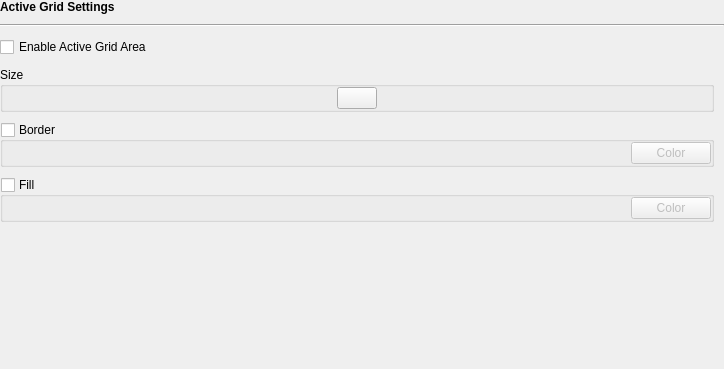
<?xml version="1.0" encoding="UTF-8"?>
<ui version="4.0">
 <class>active_grid_settings_widget</class>
 <widget class="QWidget" name="active_grid_settings_widget">
  <property name="geometry">
   <rect>
    <x>0</x>
    <y>0</y>
    <width>724</width>
    <height>369</height>
   </rect>
  </property>
  <property name="windowTitle">
   <string>Form</string>
  </property>
  <layout class="QGridLayout" name="gridLayout">
   <property name="leftMargin">
    <number>0</number>
   </property>
   <property name="topMargin">
    <number>0</number>
   </property>
   <property name="rightMargin">
    <number>0</number>
   </property>
   <property name="bottomMargin">
    <number>0</number>
   </property>
   <property name="horizontalSpacing">
    <number>0</number>
   </property>
   <property name="verticalSpacing">
    <number>10</number>
   </property>
   <item row="3" column="0">
    <widget class="QScrollArea" name="scrollArea">
     <property name="frameShape">
      <enum>QFrame::Shape::NoFrame</enum>
     </property>
     <property name="frameShadow">
      <enum>QFrame::Shadow::Plain</enum>
     </property>
     <property name="widgetResizable">
      <bool>true</bool>
     </property>
     <widget class="QWidget" name="scrollAreaWidgetContents">
      <property name="geometry">
       <rect>
        <x>0</x>
        <y>0</y>
        <width>724</width>
        <height>296</height>
       </rect>
      </property>
      <layout class="QGridLayout" name="gridLayout_3">
       <property name="leftMargin">
        <number>0</number>
       </property>
       <property name="topMargin">
        <number>0</number>
       </property>
       <property name="rightMargin">
        <number>10</number>
       </property>
       <property name="bottomMargin">
        <number>0</number>
       </property>
       <property name="horizontalSpacing">
        <number>0</number>
       </property>
       <property name="verticalSpacing">
        <number>10</number>
       </property>
       <item row="0" column="0">
        <widget class="QGroupBox" name="groupBox_3">
         <property name="sizePolicy">
          <sizepolicy hsizetype="Preferred" vsizetype="Minimum">
           <horstretch>0</horstretch>
           <verstretch>0</verstretch>
          </sizepolicy>
         </property>
         <property name="minimumSize">
          <size>
           <width>0</width>
           <height>0</height>
          </size>
         </property>
         <property name="title">
          <string>Size</string>
         </property>
         <property name="flat">
          <bool>false</bool>
         </property>
         <layout class="QHBoxLayout" name="horizontalLayout">
          <property name="leftMargin">
           <number>0</number>
          </property>
          <property name="topMargin">
           <number>0</number>
          </property>
          <property name="rightMargin">
           <number>0</number>
          </property>
          <property name="bottomMargin">
           <number>0</number>
          </property>
          <item>
           <widget class="SliderWidget" name="width_slider_widget" native="true">
            <property name="minimumSize">
             <size>
              <width>0</width>
              <height>20</height>
             </size>
            </property>
            <property name="label_text" stdset="0">
             <string>Width</string>
            </property>
            <property name="slider_minimum" stdset="0">
             <number>64</number>
            </property>
            <property name="slider_maximum" stdset="0">
             <number>4096</number>
            </property>
            <property name="spinbox_minimum" stdset="0">
             <number>64</number>
            </property>
            <property name="spinbox_maximum" stdset="0">
             <number>4096</number>
            </property>
            <property name="slider_tick_interval" stdset="0">
             <number>64</number>
            </property>
            <property name="slider_single_step" stdset="0">
             <number>64</number>
            </property>
            <property name="slider_page_step" stdset="0">
             <number>64</number>
            </property>
            <property name="spinbox_single_step" stdset="0">
             <number>64</number>
            </property>
            <property name="spinbox_page_step" stdset="0">
             <number>64</number>
            </property>
            <property name="settings_property" stdset="0">
             <string notr="true">application_settings.working_width</string>
            </property>
            <property name="display_as_float" stdset="0">
             <bool>false</bool>
            </property>
           </widget>
          </item>
          <item>
           <widget class="QPushButton" name="size_lock_button">
            <property name="sizePolicy">
             <sizepolicy hsizetype="Fixed" vsizetype="Fixed">
              <horstretch>0</horstretch>
              <verstretch>0</verstretch>
             </sizepolicy>
            </property>
            <property name="text">
             <string/>
            </property>
            <property name="icon">
             <iconset theme="system-lock-screen"/>
            </property>
            <property name="checkable">
             <bool>true</bool>
            </property>
           </widget>
          </item>
          <item>
           <widget class="SliderWidget" name="height_slider_widget" native="true">
            <property name="minimumSize">
             <size>
              <width>0</width>
              <height>20</height>
             </size>
            </property>
            <property name="slider_minimum" stdset="0">
             <number>64</number>
            </property>
            <property name="slider_maximum" stdset="0">
             <number>4096</number>
            </property>
            <property name="spinbox_minimum" stdset="0">
             <number>64</number>
            </property>
            <property name="spinbox_maximum" stdset="0">
             <number>4096</number>
            </property>
            <property name="slider_tick_interval" stdset="0">
             <number>64</number>
            </property>
            <property name="slider_single_step" stdset="0">
             <number>64</number>
            </property>
            <property name="slider_page_step" stdset="0">
             <number>64</number>
            </property>
            <property name="spinbox_single_step" stdset="0">
             <number>64</number>
            </property>
            <property name="spinbox_page_step" stdset="0">
             <number>64</number>
            </property>
            <property name="label_text" stdset="0">
             <string>Height</string>
            </property>
            <property name="settings_property" stdset="0">
             <string>application_settings.working_height</string>
            </property>
            <property name="display_as_float" stdset="0">
             <bool>false</bool>
            </property>
           </widget>
          </item>
         </layout>
        </widget>
       </item>
       <item row="1" column="0">
        <widget class="QGroupBox" name="active_grid_border_groupbox">
         <property name="sizePolicy">
          <sizepolicy hsizetype="Preferred" vsizetype="Minimum">
           <horstretch>0</horstretch>
           <verstretch>0</verstretch>
          </sizepolicy>
         </property>
         <property name="minimumSize">
          <size>
           <width>0</width>
           <height>0</height>
          </size>
         </property>
         <property name="title">
          <string>Border</string>
         </property>
         <property name="checkable">
          <bool>true</bool>
         </property>
         <property name="checked">
          <bool>false</bool>
         </property>
         <layout class="QHBoxLayout" name="horizontalLayout_3">
          <property name="leftMargin">
           <number>0</number>
          </property>
          <property name="topMargin">
           <number>0</number>
          </property>
          <property name="rightMargin">
           <number>0</number>
          </property>
          <property name="bottomMargin">
           <number>0</number>
          </property>
          <item>
           <widget class="SliderWidget" name="border_opacity_slider_widget" native="true">
            <property name="spinbox_single_step" stdset="0">
             <double>0.010000000000000</double>
            </property>
            <property name="slider_page_step" stdset="0">
             <number>1</number>
            </property>
            <property name="spinbox_page_step" stdset="0">
             <double>0.100000000000000</double>
            </property>
            <property name="label_text" stdset="0">
             <string>Border Opacity</string>
            </property>
            <property name="settings_property" stdset="0">
             <string>active_grid_settings.border_opacity</string>
            </property>
            <property name="display_as_float" stdset="0">
             <bool>true</bool>
            </property>
            <property name="slider_minimum" stdset="0">
             <number>0</number>
            </property>
            <property name="slider_maximum" stdset="0">
             <number>255</number>
            </property>
            <property name="spinbox_minimum" stdset="0">
             <double>0.000000000000000</double>
            </property>
            <property name="spinbox_maximum" stdset="0">
             <double>1.000000000000000</double>
            </property>
            <property name="slider_tick_interval" stdset="0">
             <double>1.000000000000000</double>
            </property>
            <property name="slider_singlestep" stdset="0">
             <number>1</number>
            </property>
           </widget>
          </item>
          <item>
           <widget class="QPushButton" name="border_choose_color_button">
            <property name="sizePolicy">
             <sizepolicy hsizetype="Fixed" vsizetype="Preferred">
              <horstretch>0</horstretch>
              <verstretch>0</verstretch>
             </sizepolicy>
            </property>
            <property name="cursor">
             <cursorShape>PointingHandCursor</cursorShape>
            </property>
            <property name="text">
             <string>Color</string>
            </property>
           </widget>
          </item>
         </layout>
        </widget>
       </item>
       <item row="2" column="0">
        <widget class="QGroupBox" name="active_grid_fill_groupbox">
         <property name="sizePolicy">
          <sizepolicy hsizetype="Preferred" vsizetype="Minimum">
           <horstretch>0</horstretch>
           <verstretch>0</verstretch>
          </sizepolicy>
         </property>
         <property name="minimumSize">
          <size>
           <width>0</width>
           <height>0</height>
          </size>
         </property>
         <property name="title">
          <string>Fill</string>
         </property>
         <property name="checkable">
          <bool>true</bool>
         </property>
         <property name="checked">
          <bool>false</bool>
         </property>
         <layout class="QHBoxLayout" name="horizontalLayout_2">
          <property name="leftMargin">
           <number>0</number>
          </property>
          <property name="topMargin">
           <number>0</number>
          </property>
          <property name="rightMargin">
           <number>0</number>
          </property>
          <property name="bottomMargin">
           <number>0</number>
          </property>
          <item>
           <widget class="SliderWidget" name="fill_opacity_slider_widget" native="true">
            <property name="spinbox_single_step" stdset="0">
             <double>0.010000000000000</double>
            </property>
            <property name="slider_page_step" stdset="0">
             <number>1</number>
            </property>
            <property name="spinbox_page_step" stdset="0">
             <double>0.100000000000000</double>
            </property>
            <property name="label_text" stdset="0">
             <string>Fill Opacity</string>
            </property>
            <property name="settings_property" stdset="0">
             <string>active_grid_settings.fill_opacity</string>
            </property>
            <property name="display_as_float" stdset="0">
             <bool>true</bool>
            </property>
            <property name="slider_minimum" stdset="0">
             <number>0</number>
            </property>
            <property name="slider_maximum" stdset="0">
             <number>255</number>
            </property>
            <property name="spinbox_minimum" stdset="0">
             <double>0.000000000000000</double>
            </property>
            <property name="spinbox_maximum" stdset="0">
             <double>1.000000000000000</double>
            </property>
            <property name="slider_tick_interval" stdset="0">
             <double>1.000000000000000</double>
            </property>
            <property name="slider_singlestep" stdset="0">
             <number>1</number>
            </property>
           </widget>
          </item>
          <item>
           <widget class="QPushButton" name="fill_choose_color_button">
            <property name="sizePolicy">
             <sizepolicy hsizetype="Fixed" vsizetype="Preferred">
              <horstretch>0</horstretch>
              <verstretch>0</verstretch>
             </sizepolicy>
            </property>
            <property name="cursor">
             <cursorShape>PointingHandCursor</cursorShape>
            </property>
            <property name="text">
             <string>Color</string>
            </property>
           </widget>
          </item>
         </layout>
        </widget>
       </item>
       <item row="3" column="0">
        <spacer name="verticalSpacer">
         <property name="orientation">
          <enum>Qt::Orientation::Vertical</enum>
         </property>
         <property name="sizeHint" stdset="0">
          <size>
           <width>20</width>
           <height>139</height>
          </size>
         </property>
        </spacer>
       </item>
      </layout>
     </widget>
    </widget>
   </item>
   <item row="0" column="0">
    <widget class="QLabel" name="label">
     <property name="font">
      <font>
       <bold>true</bold>
      </font>
     </property>
     <property name="text">
      <string>Active Grid Settings</string>
     </property>
    </widget>
   </item>
   <item row="2" column="0">
    <widget class="QCheckBox" name="active_grid_area_checkbox">
     <property name="font">
      <font>
       <bold>false</bold>
      </font>
     </property>
     <property name="text">
      <string>Enable Active Grid Area</string>
     </property>
    </widget>
   </item>
   <item row="1" column="0">
    <widget class="Line" name="line">
     <property name="orientation">
      <enum>Qt::Orientation::Horizontal</enum>
     </property>
    </widget>
   </item>
  </layout>
 </widget>
 <customwidgets>
  <customwidget>
   <class>SliderWidget</class>
   <extends>QWidget</extends>
   <header>airunner/gui/widgets/slider/slider_widget</header>
   <container>1</container>
  </customwidget>
 </customwidgets>
 <resources/>
 <connections>
  <connection>
   <sender>active_grid_area_checkbox</sender>
   <signal>clicked(bool)</signal>
   <receiver>active_grid_settings_widget</receiver>
   <slot>action_clicked_checkbox_toggle_active_grid_area(bool)</slot>
   <hints>
    <hint type="sourcelabel">
     <x>29</x>
     <y>22</y>
    </hint>
    <hint type="destinationlabel">
     <x>-3</x>
     <y>7</y>
    </hint>
   </hints>
  </connection>
  <connection>
   <sender>size_lock_button</sender>
   <signal>toggled(bool)</signal>
   <receiver>active_grid_settings_widget</receiver>
   <slot>size_lock_toggled(bool)</slot>
   <hints>
    <hint type="sourcelabel">
     <x>362</x>
     <y>65</y>
    </hint>
    <hint type="destinationlabel">
     <x>356</x>
     <y>-15</y>
    </hint>
   </hints>
  </connection>
  <connection>
   <sender>border_choose_color_button</sender>
   <signal>clicked()</signal>
   <receiver>active_grid_settings_widget</receiver>
   <slot>action_choose_border_color_clicked()</slot>
   <hints>
    <hint type="sourcelabel">
     <x>710</x>
     <y>122</y>
    </hint>
    <hint type="destinationlabel">
     <x>-1</x>
     <y>94</y>
    </hint>
   </hints>
  </connection>
  <connection>
   <sender>fill_choose_color_button</sender>
   <signal>clicked()</signal>
   <receiver>active_grid_settings_widget</receiver>
   <slot>action_choose_fill_color_clicked()</slot>
   <hints>
    <hint type="sourcelabel">
     <x>710</x>
     <y>178</y>
    </hint>
    <hint type="destinationlabel">
     <x>-4</x>
     <y>188</y>
    </hint>
   </hints>
  </connection>
 </connections>
 <slots>
  <slot>action_clicked_checkbox_toggle_active_grid_border(bool)</slot>
  <slot>action_clicked_checkbox_toggle_active_grid_fill(bool)</slot>
  <slot>action_clicked_checkbox_toggle_active_grid_area(bool)</slot>
  <slot>action_choose_border_color_clicked()</slot>
  <slot>action_choose_fill_color_clicked()</slot>
  <slot>size_lock_toggled(bool)</slot>
 </slots>
</ui>
